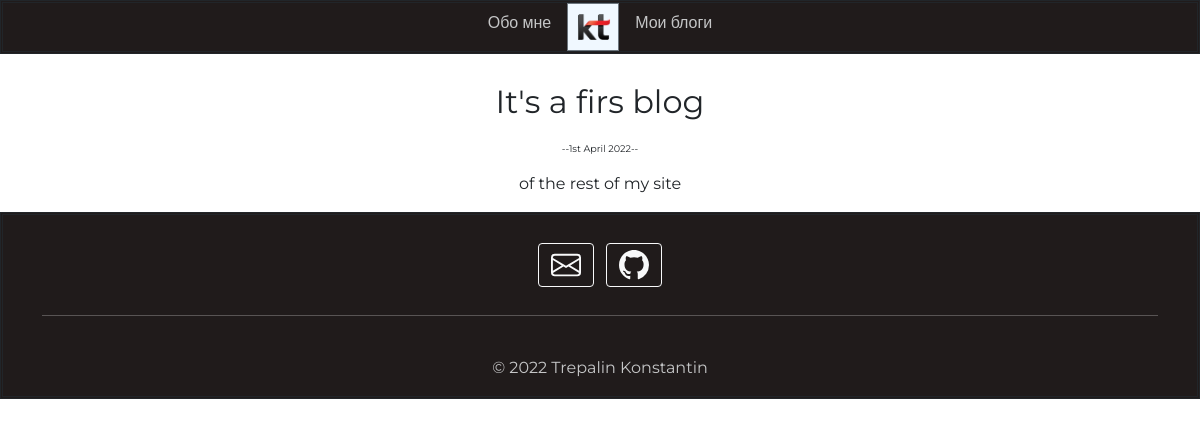
Page /blog/1/ on the committed database.
### blog/models.py (models this page shows, shortened)
class Blog(models.Model):
    title = models.CharField(max_length=60)
    publish_date = models.DateField(auto_now_add=True)
    description = models.TextField()

### blog/views.py (the view)
# urls.py: path('<int:blog_id>/', views.detail, name='detail'),
def detail(request, blog_id):
    blog = get_object_or_404(Blog, pk=blog_id)
    return render(request, 'blog/detail.html', {'blog': blog})

### blog/templates/blog/detail.html
{% extends 'portfolio/base.html' %}
{% load static %}
{% block content %}
<p style="text-align: center; font-family: 'Montserrat', sans-serif; font-size: 200%;">{{ blog.title }}</p>
<p style="text-align: center; font-family: 'Montserrat', sans-serif; font-size: 60%;">--{{ blog.publish_date|date:'jS F Y' }}--</p>
<p style="text-align: center; font-family: 'Montserrat', sans-serif; font-size: 100%;">{{ blog.description|safe }}</p>
{% endblock %}

### rows in the picture
Blog: title "It's a firs blog", publish_date "1st April 2022", description "of the rest of my site"
